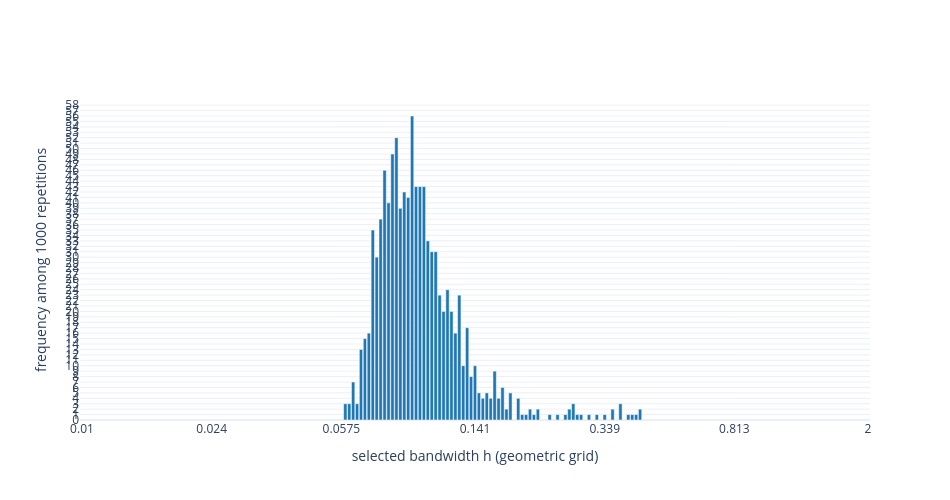

Notebook code cell kept with this figure:
### Code cell
beta2_histogram = plot_bandwidth_distributions(
    h_grid=beta2_h_grid,
    distributions={"Doob selections": beta2_selection_counts},
    width=950,
    height=500,
)
save_thesis_plotly_figure(
    beta2_histogram,
    "distribution_of_chosen_bandwidths.png",
)
beta2_histogram.show()

### Figure 1 — Plotly figure (JSON) as saved in the notebook; plotly's stock layout.template omitted (floating-point values rounded to 4 significant figures)
{"data": [{"customdata": [0.059, 0.06058, 0.06221, 0.06388, 0.06559, 0.06736, 0.06916, 0.07102, 0.07293, 0.07488, 0.07689, 0.07896, 0.08108, 0.08326, 0.08549, 0.08779, 0.09014, 0.09256, 0.09505, 0.0976, 0.1002, 0.1029, 0.1057, 0.1085, 0.1114, 0.1144, 0.1175, 0.1206, 0.1239, 0.1272, 0.1306, 0.1341, 0.1377, 0.1414, 0.1452, 0.1491, 0.1531, 0.1572, 0.1615, 0.1658, 0.1702, 0.1748, 0.1795, 0.1893, 0.1943, 0.1996, 0.2049, 0.2104, 0.2161, 0.2339, 0.2467, 0.2601, 0.2671, 0.2742, 0.2816, 0.2892, 0.3049, 0.3215, 0.339, 0.3574, 0.3769, 0.3974, 0.4081, 0.419, 0.4303], "hovertemplate": "grid index=%{x}<br>bandwidth h=%{customdata:.6g}<br>frequency=%{y}<extra></extra>", "marker": {"color": "#1f77b4", "line": {"color": "white", "width": 0.5}}, "type": "bar", "width": 0.85, "x": [67, 68, 69, 70, 71, 72, 73, 74, 75, 76, 77, 78, 79, 80, 81, 82, 83, 84, 85, 86, 87, 88, 89, 90, 91, 92, 93, 94, 95, 96, 97, 98, 99, 100, 101, 102, 103, 104, 105, 106, 107, 108, 109, 111, 112, 113, 114, 115, 116, 119, 121, 123, 124, 125, 126, 127, 129, 131, 133, 135, 137, 139, 140, 141, 142], "y": [3, 3, 7, 3, 13, 15, 16, 35, 30, 37, 46, 40, 49, 52, 39, 42, 41, 56, 43, 43, 43, 33, 31, 31, 23, 20, 24, 20, 16, 23, 10, 17, 8, 10, 5, 4, 5, 4, 9, 4, 6, 2, 5, 4, 1, 1, 2, 1, 2, 1, 1, 1, 2, 3, 1, 1, 1, 1, 1, 2, 3, 1, 1, 1, 2]}], "layout": {"height": 500, "showlegend": false, "width": 950, "xaxis": {"range": [-0.5, 200.5], "tickmode": "array", "ticktext": ["0.01", "0.024", "0.0575", "0.141", "0.339", "0.813", "2"], "tickvals": [0, 33, 66, 100, 133, 166, 200], "title": {"text": "selected bandwidth h (geometric grid)"}}, "yaxis": {"dtick": 1, "rangemode": "tozero", "title": {"text": "frequency among 1000 repetitions"}}}}
